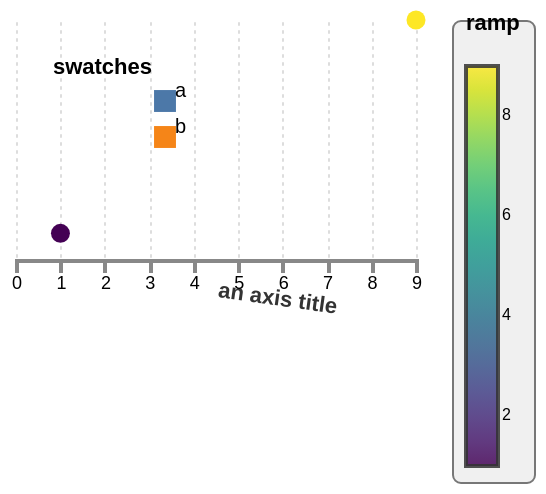

Here is the Vega-Lite specification saved for this chart:
### Vega specification from a JSON file in a GitHub repository (floating-point values rounded to 4 significant figures)
{"$schema": "https://vega.github.io/schema/vega/v6.json", "description": "The guide encode channels that are another spelling of a property: a tick's cap and dash offset, a label's line height, an axis title's alignment, angle, limit and position, and — on a legend — the ramp's own outline and the group the legend sits in, which is where its background and placement live. Upstream builds each mark's channel from either spelling, so writing one has to do exactly what writing the other does. A ramp label's own alignment is not among them: upstream derives it from where along the bar the label sits and reads no property for it, so only an encode block can change it and this engine reports that channel rather than folding it.", "width": 200, "height": 120, "padding": 5, "background": "white", "data": [{"name": "t", "values": [{"c": "a", "v": 1}, {"c": "b", "v": 9}]}], "scales": [{"name": "x", "type": "linear", "domain": {"data": "t", "field": "v"}, "range": "width"}, {"name": "y", "type": "linear", "domain": {"data": "t", "field": "v"}, "range": "height"}, {"name": "ramp", "type": "linear", "domain": {"data": "t", "field": "v"}, "range": {"scheme": "viridis"}}, {"name": "swatch", "type": "ordinal", "domain": {"data": "t", "field": "c"}, "range": "category"}], "axes": [{"scale": "x", "orient": "bottom", "grid": true, "title": "an axis title", "encode": {"ticks": {"update": {"strokeCap": {"value": "square"}, "strokeDash": {"value": [3, 2]}, "strokeDashOffset": {"value": 1}, "strokeWidth": {"value": 2}}}, "grid": {"update": {"strokeCap": {"value": "round"}, "strokeDash": {"value": [1, 3]}, "strokeDashOffset": {"value": 2}}}, "domain": {"update": {"strokeCap": {"value": "square"}, "strokeWidth": {"value": 2}}}, "labels": {"update": {"lineHeight": {"value": 15}, "fontSize": {"value": 9}}}, "title": {"update": {"align": {"value": "left"}, "baseline": {"value": "bottom"}, "angle": {"value": 8}, "limit": {"value": 90}, "fillOpacity": {"value": 0.8}}}}}], "legends": [{"fill": "ramp", "type": "gradient", "title": "ramp", "encode": {"gradient": {"update": {"stroke": {"value": "#333333"}, "strokeWidth": {"value": 2}, "opacity": {"value": 0.85}}}, "labels": {"update": {"fontSize": {"value": 8}}}, "title": {"update": {"baseline": {"value": "bottom"}, "limit": {"value": 60}}}, "legend": {"update": {"fill": {"value": "#f0f0f0"}, "stroke": {"value": "#777777"}, "cornerRadius": {"value": 4}, "padding": {"value": 7}}}}}, {"fill": "swatch", "title": "swatches", "orient": "top-left", "encode": {"labels": {"update": {"align": {"value": "right"}, "baseline": {"value": "bottom"}}}, "symbols": {"update": {"shape": {"value": "square"}, "size": {"value": 120}}}, "title": {"update": {"align": {"value": "right"}, "fontSize": {"value": 11}}}}}], "marks": [{"type": "symbol", "from": {"data": "t"}, "encode": {"enter": {"x": {"scale": "x", "field": "v"}, "y": {"scale": "y", "field": "v"}, "fill": {"scale": "ramp", "field": "v"}, "size": {"value": 90}}}}]}
